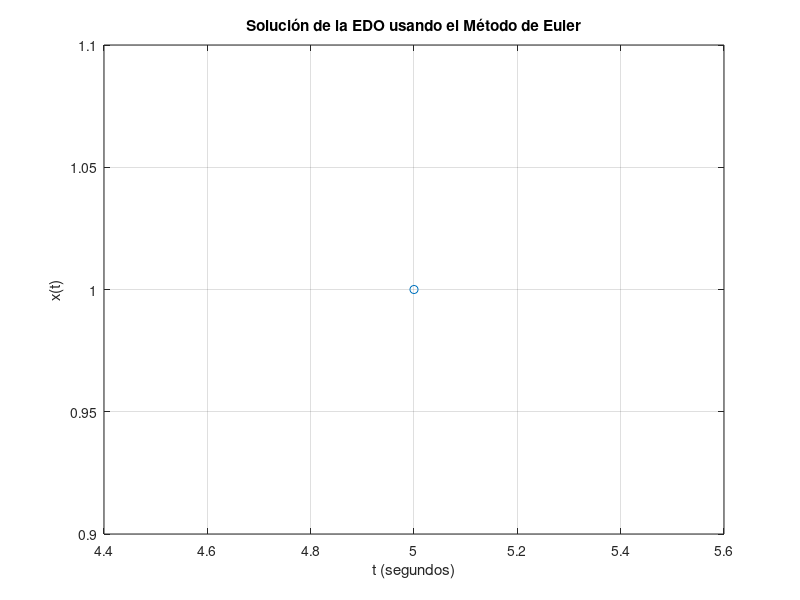

MATLAB code to generate this figure:
function ejercicio_eulerGPT
    % Parámetros iniciales
    x0 = 0;        % Condición inicial x(0) = 0
    t0 = 0;        % Tiempo inicial
    Dt = 0.0001;      % Paso de tiempo (discretización) este es el muestreo osea Dt = 1/fs
    Ndt = 1000;       % Número de pasos (correspondiente a los 5 puntos de la tabla)
    p = -1.2;        % Valor de p según el problema

    % Inicialización de vectores
    t = zeros(Ndt, 1);
    x = zeros(Ndt, 1);

    % Condiciones iniciales
    t(1) = t0;
    x(1) = x0;

    % Método de Euler
    for j = 1:Ndt-1
        g_tk = 1; % Entrada escalón (g(t) = u_s(t) = 1)
        u_tk = x(j);
        k1 = Dt * (g_tk - p * u_tk);
        x(j+1) = x(j) + k1;
        t(j+1) = t(j) + Dt;
    end

    % Mostrar resultados
    disp('t       x');
    disp([t, x]);

    % Graficar resultados
    figure;
    plot(5, 1, '-o');
    title('Solución de la EDO usando el Método de Euler');
    xlabel('t (segundos)');
    ylabel('x(t)');
    grid on;
endfunction

